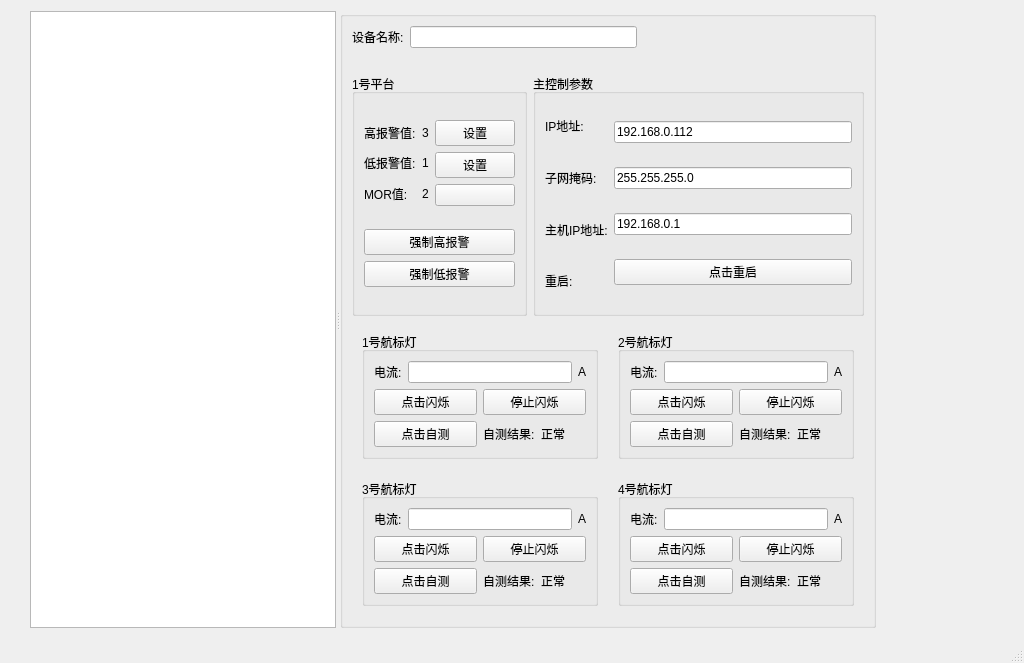
<?xml version="1.0" encoding="UTF-8"?>
<ui version="4.0">
 <class>MainWindow</class>
 <widget class="QMainWindow" name="MainWindow">
  <property name="geometry">
   <rect>
    <x>0</x>
    <y>0</y>
    <width>1024</width>
    <height>663</height>
   </rect>
  </property>
  <property name="windowTitle">
   <string>MainWindow</string>
  </property>
  <widget class="QWidget" name="centralwidget">
   <widget class="QSplitter" name="splitter">
    <property name="geometry">
     <rect>
      <x>30</x>
      <y>11</y>
      <width>846</width>
      <height>617</height>
     </rect>
    </property>
    <property name="orientation">
     <enum>Qt::Horizontal</enum>
    </property>
    <widget class="QListView" name="listView"/>
    <widget class="QGroupBox" name="groupBox">
     <property name="title">
      <string/>
     </property>
     <layout class="QGridLayout" name="gridLayout_2">
      <item row="0" column="0" colspan="2">
       <layout class="QHBoxLayout" name="horizontalLayout_8">
        <item>
         <widget class="QLabel" name="label">
          <property name="text">
           <string>设备名称:</string>
          </property>
         </widget>
        </item>
        <item>
         <widget class="QLineEdit" name="leDeviceName"/>
        </item>
        <item>
         <spacer name="horizontalSpacer">
          <property name="orientation">
           <enum>Qt::Horizontal</enum>
          </property>
          <property name="sizeHint" stdset="0">
           <size>
            <width>40</width>
            <height>20</height>
           </size>
          </property>
         </spacer>
        </item>
       </layout>
      </item>
      <item row="1" column="0">
       <spacer name="verticalSpacer_2">
        <property name="orientation">
         <enum>Qt::Vertical</enum>
        </property>
        <property name="sizeType">
         <enum>QSizePolicy::Maximum</enum>
        </property>
        <property name="sizeHint" stdset="0">
         <size>
          <width>20</width>
          <height>20</height>
         </size>
        </property>
       </spacer>
      </item>
      <item row="2" column="0">
       <widget class="QGroupBox" name="groupBox_2">
        <property name="title">
         <string>1号平台</string>
        </property>
        <layout class="QVBoxLayout" name="verticalLayout_7">
         <item>
          <layout class="QHBoxLayout" name="horizontalLayout_2">
           <item>
            <layout class="QVBoxLayout" name="verticalLayout_5">
             <item>
              <widget class="QLabel" name="label_5">
               <property name="text">
                <string>高报警值:</string>
               </property>
              </widget>
             </item>
             <item>
              <widget class="QLabel" name="label_6">
               <property name="text">
                <string>低报警值:</string>
               </property>
              </widget>
             </item>
             <item>
              <widget class="QLabel" name="label_7">
               <property name="text">
                <string>MOR值:</string>
               </property>
              </widget>
             </item>
            </layout>
           </item>
           <item>
            <layout class="QVBoxLayout" name="verticalLayout_6">
             <item>
              <widget class="QLabel" name="label_10">
               <property name="text">
                <string>3</string>
               </property>
              </widget>
             </item>
             <item>
              <widget class="QLabel" name="label_11">
               <property name="text">
                <string>1</string>
               </property>
              </widget>
             </item>
             <item>
              <widget class="QLabel" name="label_12">
               <property name="text">
                <string>2</string>
               </property>
              </widget>
             </item>
            </layout>
           </item>
           <item>
            <layout class="QVBoxLayout" name="verticalLayout_3">
             <item>
              <widget class="QPushButton" name="pushButton_20">
               <property name="text">
                <string>设置</string>
               </property>
              </widget>
             </item>
             <item>
              <widget class="QPushButton" name="pushButton_21">
               <property name="text">
                <string>设置</string>
               </property>
              </widget>
             </item>
             <item>
              <widget class="QPushButton" name="pushButton_22">
               <property name="text">
                <string/>
               </property>
              </widget>
             </item>
            </layout>
           </item>
          </layout>
         </item>
         <item>
          <layout class="QVBoxLayout" name="verticalLayout_4">
           <item>
            <widget class="QPushButton" name="pbForceHighWarn">
             <property name="text">
              <string>强制高报警</string>
             </property>
            </widget>
           </item>
           <item>
            <widget class="QPushButton" name="pbForceLowWarn">
             <property name="text">
              <string>强制低报警</string>
             </property>
            </widget>
           </item>
          </layout>
         </item>
        </layout>
       </widget>
      </item>
      <item row="2" column="1">
       <widget class="QGroupBox" name="groupBox_7">
        <property name="title">
         <string>主控制参数</string>
        </property>
        <layout class="QHBoxLayout" name="horizontalLayout_9">
         <item>
          <layout class="QHBoxLayout" name="horizontalLayout">
           <item>
            <layout class="QVBoxLayout" name="verticalLayout_2">
             <item>
              <widget class="QLabel" name="label_2">
               <property name="text">
                <string>IP地址:</string>
               </property>
              </widget>
             </item>
             <item>
              <widget class="QLabel" name="label_3">
               <property name="text">
                <string>子网掩码:</string>
               </property>
              </widget>
             </item>
             <item>
              <widget class="QLabel" name="label_4">
               <property name="text">
                <string>主机IP地址:</string>
               </property>
              </widget>
             </item>
             <item>
              <widget class="QLabel" name="label_29">
               <property name="text">
                <string>重启:</string>
               </property>
              </widget>
             </item>
            </layout>
           </item>
           <item>
            <layout class="QVBoxLayout" name="verticalLayout">
             <item>
              <widget class="QLineEdit" name="lineEdit_2">
               <property name="text">
                <string>192.168.0.112</string>
               </property>
              </widget>
             </item>
             <item>
              <widget class="QLineEdit" name="lineEdit_3">
               <property name="text">
                <string>255.255.255.0</string>
               </property>
              </widget>
             </item>
             <item>
              <widget class="QLineEdit" name="lineEdit_4">
               <property name="text">
                <string>192.168.0.1</string>
               </property>
              </widget>
             </item>
             <item>
              <widget class="QPushButton" name="pbReboot">
               <property name="text">
                <string>点击重启</string>
               </property>
              </widget>
             </item>
            </layout>
           </item>
          </layout>
         </item>
        </layout>
       </widget>
      </item>
      <item row="3" column="0" colspan="2">
       <layout class="QGridLayout" name="gridLayout">
        <property name="leftMargin">
         <number>10</number>
        </property>
        <property name="topMargin">
         <number>10</number>
        </property>
        <property name="rightMargin">
         <number>10</number>
        </property>
        <property name="bottomMargin">
         <number>10</number>
        </property>
        <property name="spacing">
         <number>20</number>
        </property>
        <item row="0" column="0">
         <widget class="QGroupBox" name="groupBox_3">
          <property name="title">
           <string>1号航标灯</string>
          </property>
          <layout class="QGridLayout" name="gridLayout_3">
           <item row="0" column="0" colspan="2">
            <layout class="QHBoxLayout" name="horizontalLayout_4">
             <item>
              <widget class="QLabel" name="label_13">
               <property name="text">
                <string>电流:</string>
               </property>
              </widget>
             </item>
             <item>
              <widget class="QLineEdit" name="lineEdit_5"/>
             </item>
             <item>
              <widget class="QLabel" name="label_16">
               <property name="text">
                <string>A</string>
               </property>
              </widget>
             </item>
            </layout>
           </item>
           <item row="1" column="0">
            <widget class="QPushButton" name="pushButton_9">
             <property name="text">
              <string>点击闪烁</string>
             </property>
            </widget>
           </item>
           <item row="1" column="1">
            <widget class="QPushButton" name="pushButton_10">
             <property name="text">
              <string>停止闪烁</string>
             </property>
            </widget>
           </item>
           <item row="2" column="0">
            <widget class="QPushButton" name="pushButton_4">
             <property name="text">
              <string>点击自测</string>
             </property>
            </widget>
           </item>
           <item row="2" column="1">
            <layout class="QHBoxLayout" name="horizontalLayout_11">
             <item>
              <widget class="QLabel" name="label_14">
               <property name="text">
                <string>自测结果:</string>
               </property>
              </widget>
             </item>
             <item>
              <widget class="QLabel" name="label_15">
               <property name="text">
                <string>正常</string>
               </property>
              </widget>
             </item>
            </layout>
           </item>
          </layout>
         </widget>
        </item>
        <item row="0" column="1">
         <widget class="QGroupBox" name="groupBox_5">
          <property name="title">
           <string>2号航标灯</string>
          </property>
          <layout class="QGridLayout" name="gridLayout_5">
           <item row="0" column="0" colspan="2">
            <layout class="QHBoxLayout" name="horizontalLayout_6">
             <item>
              <widget class="QLabel" name="label_21">
               <property name="text">
                <string>电流:</string>
               </property>
              </widget>
             </item>
             <item>
              <widget class="QLineEdit" name="lineEdit_7"/>
             </item>
             <item>
              <widget class="QLabel" name="label_22">
               <property name="text">
                <string>A</string>
               </property>
              </widget>
             </item>
            </layout>
           </item>
           <item row="1" column="0">
            <widget class="QPushButton" name="pushButton_15">
             <property name="text">
              <string>点击闪烁</string>
             </property>
            </widget>
           </item>
           <item row="1" column="1">
            <widget class="QPushButton" name="pushButton_16">
             <property name="text">
              <string>停止闪烁</string>
             </property>
            </widget>
           </item>
           <item row="2" column="0">
            <widget class="QPushButton" name="pushButton_6">
             <property name="text">
              <string>点击自测</string>
             </property>
            </widget>
           </item>
           <item row="2" column="1">
            <layout class="QHBoxLayout" name="horizontalLayout_13">
             <item>
              <widget class="QLabel" name="label_23">
               <property name="text">
                <string>自测结果:</string>
               </property>
              </widget>
             </item>
             <item>
              <widget class="QLabel" name="label_24">
               <property name="text">
                <string>正常</string>
               </property>
              </widget>
             </item>
            </layout>
           </item>
          </layout>
         </widget>
        </item>
        <item row="1" column="0">
         <widget class="QGroupBox" name="groupBox_4">
          <property name="title">
           <string>3号航标灯</string>
          </property>
          <layout class="QGridLayout" name="gridLayout_4">
           <item row="0" column="0" colspan="2">
            <layout class="QHBoxLayout" name="horizontalLayout_5">
             <item>
              <widget class="QLabel" name="label_17">
               <property name="text">
                <string>电流:</string>
               </property>
              </widget>
             </item>
             <item>
              <widget class="QLineEdit" name="lineEdit_6"/>
             </item>
             <item>
              <widget class="QLabel" name="label_18">
               <property name="text">
                <string>A</string>
               </property>
              </widget>
             </item>
            </layout>
           </item>
           <item row="1" column="0">
            <widget class="QPushButton" name="pushButton_12">
             <property name="text">
              <string>点击闪烁</string>
             </property>
            </widget>
           </item>
           <item row="1" column="1">
            <widget class="QPushButton" name="pushButton_13">
             <property name="text">
              <string>停止闪烁</string>
             </property>
            </widget>
           </item>
           <item row="2" column="0">
            <widget class="QPushButton" name="pushButton_5">
             <property name="text">
              <string>点击自测</string>
             </property>
            </widget>
           </item>
           <item row="2" column="1">
            <layout class="QHBoxLayout" name="horizontalLayout_12">
             <item>
              <widget class="QLabel" name="label_19">
               <property name="text">
                <string>自测结果:</string>
               </property>
              </widget>
             </item>
             <item>
              <widget class="QLabel" name="label_20">
               <property name="text">
                <string>正常</string>
               </property>
              </widget>
             </item>
            </layout>
           </item>
          </layout>
         </widget>
        </item>
        <item row="1" column="1">
         <widget class="QGroupBox" name="groupBox_6">
          <property name="title">
           <string>4号航标灯</string>
          </property>
          <layout class="QGridLayout" name="gridLayout_6">
           <item row="0" column="0" colspan="2">
            <layout class="QHBoxLayout" name="horizontalLayout_7">
             <item>
              <widget class="QLabel" name="label_25">
               <property name="text">
                <string>电流:</string>
               </property>
              </widget>
             </item>
             <item>
              <widget class="QLineEdit" name="lineEdit_8"/>
             </item>
             <item>
              <widget class="QLabel" name="label_26">
               <property name="text">
                <string>A</string>
               </property>
              </widget>
             </item>
            </layout>
           </item>
           <item row="1" column="0">
            <widget class="QPushButton" name="pushButton_18">
             <property name="text">
              <string>点击闪烁</string>
             </property>
            </widget>
           </item>
           <item row="1" column="1">
            <widget class="QPushButton" name="pushButton_19">
             <property name="text">
              <string>停止闪烁</string>
             </property>
            </widget>
           </item>
           <item row="2" column="0">
            <widget class="QPushButton" name="pushButton_7">
             <property name="text">
              <string>点击自测</string>
             </property>
            </widget>
           </item>
           <item row="2" column="1">
            <layout class="QHBoxLayout" name="horizontalLayout_14">
             <item>
              <widget class="QLabel" name="label_27">
               <property name="text">
                <string>自测结果:</string>
               </property>
              </widget>
             </item>
             <item>
              <widget class="QLabel" name="label_28">
               <property name="text">
                <string>正常</string>
               </property>
              </widget>
             </item>
            </layout>
           </item>
          </layout>
         </widget>
        </item>
       </layout>
      </item>
     </layout>
    </widget>
   </widget>
  </widget>
  <widget class="QMenuBar" name="menubar">
   <property name="geometry">
    <rect>
     <x>0</x>
     <y>0</y>
     <width>1024</width>
     <height>26</height>
    </rect>
   </property>
  </widget>
  <widget class="QStatusBar" name="statusbar"/>
 </widget>
 <resources/>
 <connections/>
</ui>
